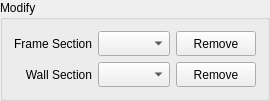
           <widget class="QGroupBox" name="groupBox_13">
            <property name="title">
             <string>Modify</string>
            </property>
            <layout class="QVBoxLayout" name="verticalLayout_13">
             <item>
              <layout class="QGridLayout" name="gridLayout_13">
               <item row="0" column="0">
                <widget class="QLabel" name="label_18">
                 <property name="minimumSize">
                  <size>
                   <width>60</width>
                   <height>25</height>
                  </size>
                 </property>
                 <property name="maximumSize">
                  <size>
                   <width>90</width>
                   <height>40</height>
                  </size>
                 </property>
                 <property name="text">
                  <string>Frame Section</string>
                 </property>
                 <property name="alignment">
                  <set>Qt::AlignRight|Qt::AlignTrailing|Qt::AlignVCenter</set>
                 </property>
                </widget>
               </item>
               <item row="0" column="1">
                <widget class="QComboBox" name="box_frame_section">
                 <property name="minimumSize">
                  <size>
                   <width>60</width>
                   <height>25</height>
                  </size>
                 </property>
                 <property name="maximumSize">
                  <size>
                   <width>80</width>
                   <height>40</height>
                  </size>
                 </property>
                </widget>
               </item>
               <item row="0" column="2">
                <widget class="QPushButton" name="button_remove_frame_section">
                 <property name="minimumSize">
                  <size>
                   <width>60</width>
                   <height>25</height>
                  </size>
                 </property>
                 <property name="maximumSize">
                  <size>
                   <width>100</width>
                   <height>40</height>
                  </size>
                 </property>
                 <property name="text">
                  <string>Remove</string>
                 </property>
                </widget>
               </item>
               <item row="1" column="0">
                <widget class="QLabel" name="label_20">
                 <property name="minimumSize">
                  <size>
                   <width>60</width>
                   <height>25</height>
                  </size>
                 </property>
                 <property name="maximumSize">
                  <size>
                   <width>90</width>
                   <height>40</height>
                  </size>
                 </property>
                 <property name="text">
                  <string>Wall Section</string>
                 </property>
                 <property name="alignment">
                  <set>Qt::AlignRight|Qt::AlignTrailing|Qt::AlignVCenter</set>
                 </property>
                </widget>
               </item>
               <item row="1" column="1">
                <widget class="QComboBox" name="box_wall_section">
                 <property name="minimumSize">
                  <size>
                   <width>60</width>
                   <height>25</height>
                  </size>
                 </property>
                 <property name="maximumSize">
                  <size>
                   <width>80</width>
                   <height>40</height>
                  </size>
                 </property>
                </widget>
               </item>
               <item row="1" column="2">
                <widget class="QPushButton" name="button_remove_wall_section">
                 <property name="minimumSize">
                  <size>
                   <width>60</width>
                   <height>25</height>
                  </size>
                 </property>
                 <property name="maximumSize">
                  <size>
                   <width>100</width>
                   <height>40</height>
                  </size>
                 </property>
                 <property name="text">
                  <string>Remove</string>
                 </property>
                </widget>
               </item>
              </layout>
             </item>
            </layout>
           </widget>
